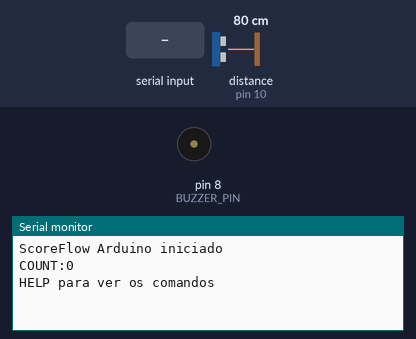
This sketch was run on a simulated Arduino Uno, built with avr-gcc and run on an emulated ATmega328P. Shown: buzzer (waves = sounding, pin HIGH), the last lines printed to the serial monitor. Wiring (inferred from the names in the program): ultrasonic range finder: trigger pin 9; echo pin 10. Inputs (shaded band) come from the test bench; at power-on: distance to the obstacle (sensor on pin 10) 80 cm. The echo pulse lasts 58.3 µs per cm; pins used as bus, display or sensor lines are not drawn.

Above: at 1.7 s.
1.8 s: "RESET\n" received over Serial
At 2.9 s:
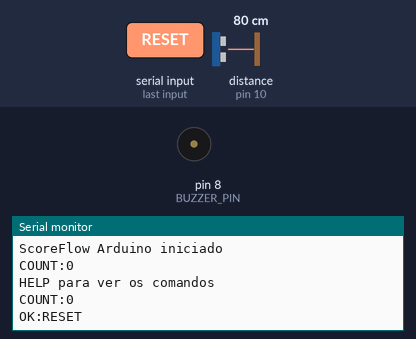
3.3 s: "CALIBRAR\n" received over the second serial link
At 4.3 s:
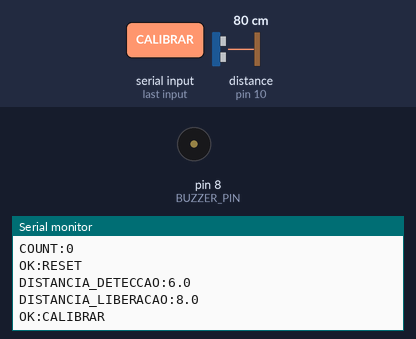
4.8 s: "HELP\n" received over Serial
At 6.0 s:
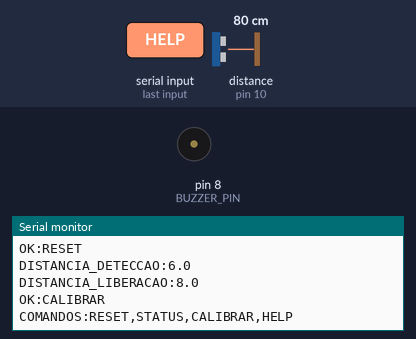
6.3 s: "1\n" received over the second serial link
At 7.1 s:
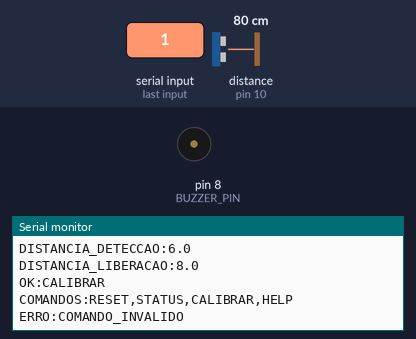

Measured:
- after the input at 1.8 s, the serial monitor: prints a new line at once (image 1)
- after the input at 3.3 s, the serial monitor: prints a new line at once (image 2)
- after the input at 4.8 s, the serial monitor: prints a new line at once (image 3)
- after the input at 6.3 s, the serial monitor: prints a new line at once (image 4)

The sketch:

contador_hc06.ino
```cpp
#include <SoftwareSerial.h>

// Bluetooth HC-06
const int BT_RX = 3;
const int BT_TX = 4;
SoftwareSerial bluetooth(BT_RX, BT_TX);

// Sensor ultrassonico HC-SR04
const int TRIG_PIN = 9;
const int ECHO_PIN = 10;

// Buzzer
const int BUZZER_PIN = 8;

// Parametros de deteccao
const float DISTANCIA_DETECCAO = 6.0;
const float DISTANCIA_LIBERACAO = 8.0;

const unsigned long INTERVALO_CONTAGEM = 300;
const unsigned long TEMPO_LIMITE_ECO = 30000;

const unsigned long TEMPO_LIVRE = 120;  // ms livre, seguidos, para contar a proxima peca

unsigned long quantidade = 0;
unsigned long ultimaContagem = 0;
unsigned long livreDesde = 0;
bool emLivre = false;
bool sensorLiberado = true;

float medirDistancia() {
  digitalWrite(TRIG_PIN, LOW);
  delayMicroseconds(2);

  digitalWrite(TRIG_PIN, HIGH);
  delayMicroseconds(10);
  digitalWrite(TRIG_PIN, LOW);

  unsigned long duracao =
      pulseIn(ECHO_PIN, HIGH, TEMPO_LIMITE_ECO);

  if (duracao == 0) {
    return -1;
  }

  return duracao * 0.0343 / 2.0;
}

void enviarMensagem(String mensagem) {
  Serial.println(mensagem);
  bluetooth.println(mensagem);
}

void contarDoce() {
  quantidade++;
  ultimaContagem = millis();

  enviarMensagem("COUNT:" + String(quantidade));

  tone(BUZZER_PIN, 1000, 150);
}

void processarComando(Stream &canal) {
  if (canal.available() == 0) {
    return;
  }

  String comando = canal.readStringUntil('\n');
  comando.trim();
  comando.toUpperCase();

  if (comando == "RESET") {
    quantidade = 0;
    sensorLiberado = true;

    enviarMensagem("COUNT:0");
    enviarMensagem("OK:RESET");
  }
  else if (comando == "STATUS") {
    enviarMensagem("COUNT:" + String(quantidade));
  }
  else if (comando == "CALIBRAR") {
    enviarMensagem("DISTANCIA_DETECCAO:6.0");
    enviarMensagem("DISTANCIA_LIBERACAO:8.0");
    enviarMensagem("OK:CALIBRAR");
  }
  else if (comando == "HELP") {
    enviarMensagem(
      "COMANDOS:RESET,STATUS,CALIBRAR,HELP"
    );
  }
  else if (comando.length() > 0) {
    enviarMensagem("ERRO:COMANDO_INVALIDO");
  }
}

void setup() {
  pinMode(TRIG_PIN, OUTPUT);
  pinMode(ECHO_PIN, INPUT);
  pinMode(BUZZER_PIN, OUTPUT);

  digitalWrite(TRIG_PIN, LOW);

  Serial.begin(9600);
  bluetooth.begin(9600);

  Serial.setTimeout(50);
  bluetooth.setTimeout(50);

  delay(500);

  enviarMensagem("ScoreFlow Arduino iniciado");
  enviarMensagem("COUNT:0");
  enviarMensagem("HELP para ver os comandos");
}

void loop() {
  processarComando(Serial);
  processarComando(bluetooth);

  float distancia = medirDistancia();
  unsigned long agora = millis();

  // "Livre" = nada perto (acima da liberacao) ou sem eco. So libera para contar de novo depois
  // de ficar livre por TEMPO_LIVRE seguidos: uma peca parada na frente que falha o eco de vez
  // em quando (-1) nao libera o sensor e nao e contada de novo.
  bool livre = (distancia < 0 || distancia > DISTANCIA_LIBERACAO);
  if (livre) {
    if (!emLivre) {
      emLivre = true;
      livreDesde = agora;
    }
    if (agora - livreDesde >= TEMPO_LIVRE) sensorLiberado = true;
  } else {
    emLivre = false;  // ainda tem algo na frente
  }

  if (distancia > 0 &&
      distancia <= DISTANCIA_DETECCAO &&
      sensorLiberado &&
      agora - ultimaContagem >= INTERVALO_CONTAGEM) {

    contarDoce();
    sensorLiberado = false;
  }
}
```
